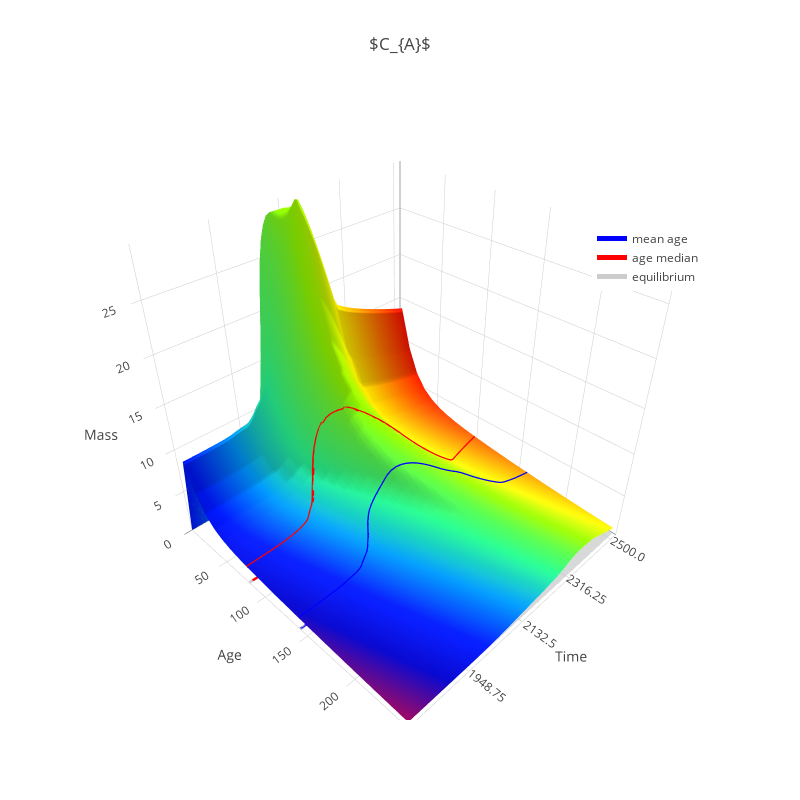
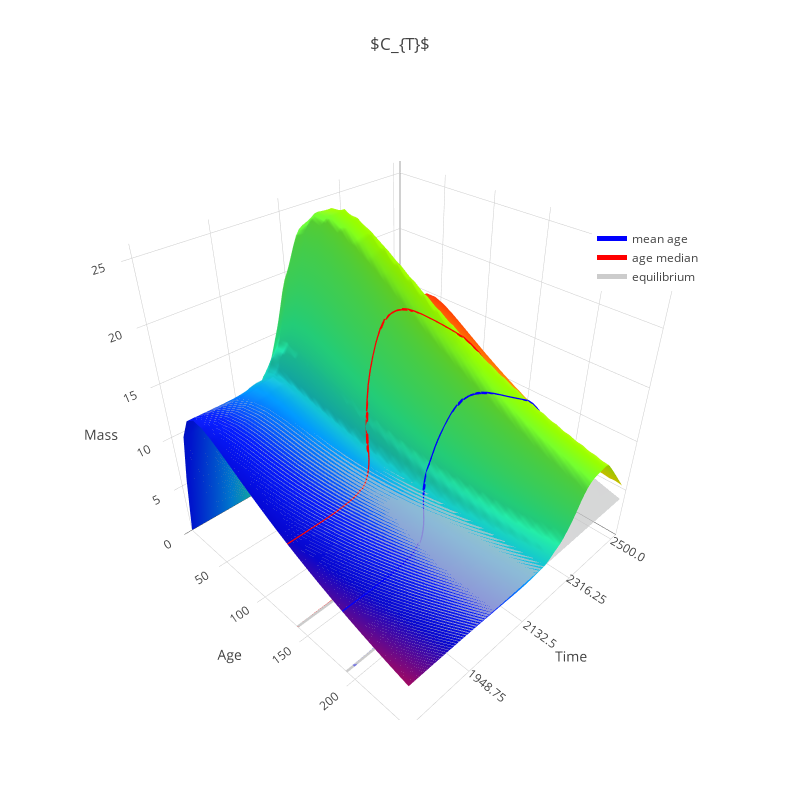
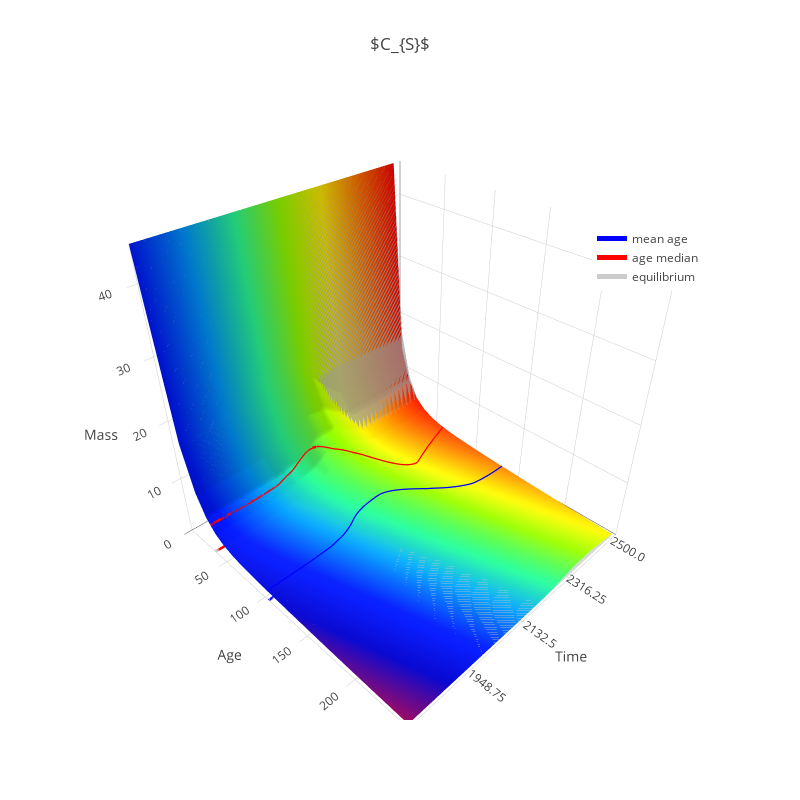
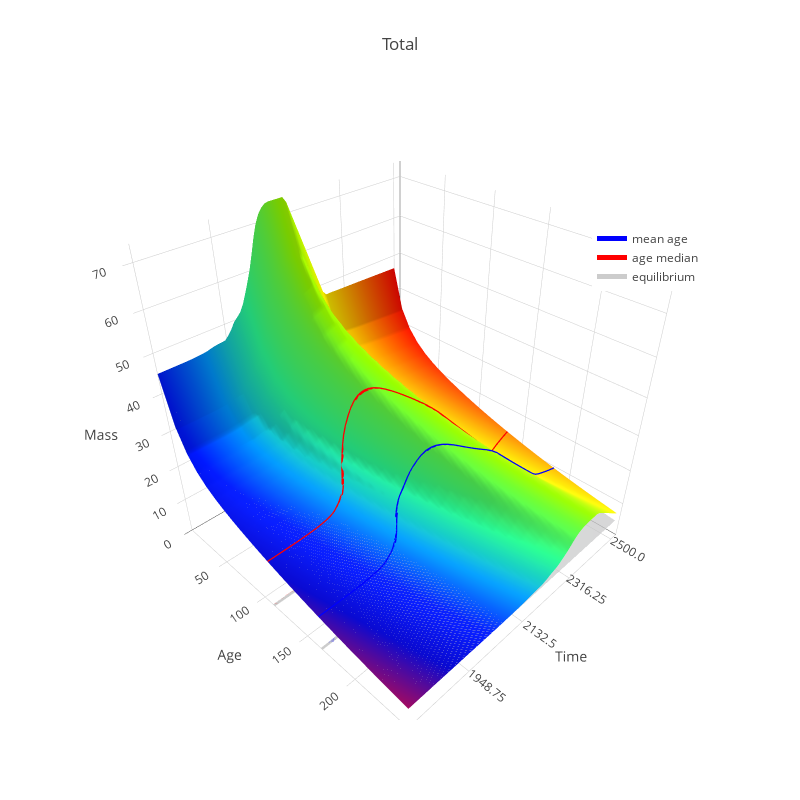

Here is the notebook cell these charts were saved with, in order:
### Code cell
# finally plot the figures
for fig in figs:
    fig['layout']['legend'] = dict(x=0.8, y=0.8)
    iplot(fig)
